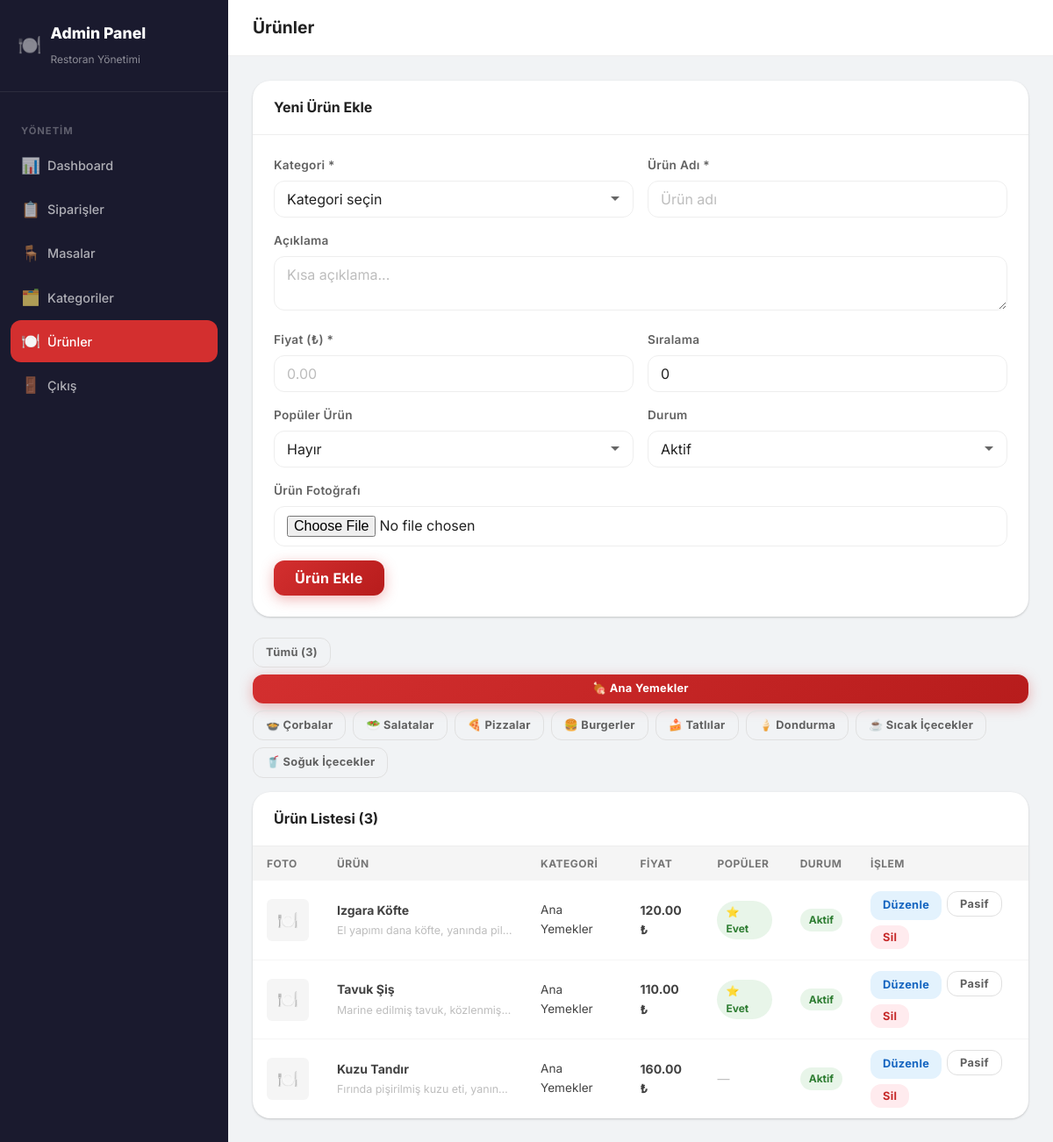
/admin/products.php?cat=1 (signed in), run on the app's committed database.
### tables this page shows
CREATE TABLE IF NOT EXISTS categories (
    id INT AUTO_INCREMENT PRIMARY KEY,
    name VARCHAR(100) NOT NULL,
    icon VARCHAR(50) DEFAULT '🍽️',
    sort_order INT DEFAULT 0,
    is_active TINYINT(1) DEFAULT 1,
    created_at TIMESTAMP DEFAULT CURRENT_TIMESTAMP
);

CREATE TABLE IF NOT EXISTS products (
    id INT AUTO_INCREMENT PRIMARY KEY,
    category_id INT NOT NULL,
    name VARCHAR(150) NOT NULL,
    description TEXT,
    price DECIMAL(10,2) NOT NULL,
    image VARCHAR(255) DEFAULT NULL,
    is_popular TINYINT(1) DEFAULT 0,
    is_active TINYINT(1) DEFAULT 1,
    sort_order INT DEFAULT 0,
    created_at TIMESTAMP DEFAULT CURRENT_TIMESTAMP,
    FOREIGN KEY (category_id) REFERENCES categories(id) ON DELETE CASCADE
);

### includes/config.php (called while the page is built, shortened)
<?php
function db() {
    static $pdo = null;
    if ($pdo === null) {
        try {
            $pdo = new PDO(
                'mysql:host=' . DB_HOST . ';dbname=' . DB_NAME . ';charset=utf8mb4',
                DB_USER,
                DB_PASS,
                [
                    PDO::ATTR_ERRMODE => PDO::ERRMODE_EXCEPTION,
                    PDO::ATTR_DEFAULT_FETCH_MODE => PDO::FETCH_ASSOC,
                    PDO::ATTR_EMULATE_PREPARES => false,
                ]
            );
        } catch (PDOException $e) {
            die(json_encode(['error' => 'Database connection failed: ' . $e->getMessage()]));
        }
    }
    return $pdo;
}
function sanitize($str) {
    return htmlspecialchars(trim($str), ENT_QUOTES, 'UTF-8');
}

### admin/products.php (the view, shortened to what this page needs)
<?php
require_once 'includes/auth.php';
$cats = db()->query('SELECT * FROM categories WHERE is_active = 1 ORDER BY sort_order ASC')->fetchAll();
$filter_cat = (int)($_GET['cat'] ?? 0);
if ($filter_cat) {
    $stmt = db()->prepare('SELECT p.*, c.name as cat_name FROM products p JOIN categories c ON c.id = p.category_id WHERE p.category_id = ? ORDER BY p.sort_order ASC, p.id ASC');
    $stmt->execute([$filter_cat]);
    $products = $stmt->fetchAll();
} else {
    $products = db()->query('SELECT p.*, c.name as cat_name FROM products p JOIN categories c ON c.id = p.category_id ORDER BY c.sort_order ASC, p.sort_order ASC, p.id ASC')->fetchAll();
}
$edit_prod = null;
?>
<!DOCTYPE html>
<html lang="tr">
<head>
  <link rel="stylesheet" href="../assets/css/style.css">
</head>
<body class="admin-body">
<div style="display:flex">
  <aside class="admin-sidebar" id="admin-sidebar">
    <div class="admin-sidebar-header">
      <div style="display:flex;align-items:center;gap:10px">
        <span style="font-size:22px">🍽️</span>
        <div><h2>Admin Panel</h2><span>Restoran Yönetimi</span></div>
      </div>
    </div>
  </aside>
  <main class="admin-main">
    <div class="admin-topbar">
      <div style="display:flex;align-items:center;gap:12px">
        <h1>Ürünler</h1>
      </div>
    </div>
    <div class="admin-content">
      <div class="admin-card" style="margin-bottom:24px">
        <div class="admin-card-header">
          <h2><?= $edit_prod ? 'Ürün Düzenle' : 'Yeni Ürün Ekle' ?></h2>
        </div>
        <div class="admin-card-body">
          <form method="POST" enctype="multipart/form-data" class="admin-form">
            <div class="form-row">
              <div class="form-group">
                <label>Kategori *</label>
                <select name="category_id" class="form-control" required>
                  <option value="">Kategori seçin</option>
                </select>
              </div>
              <div class="form-group">
                <label>Ürün Adı *</label>
                <input type="text" name="name" class="form-control" placeholder="Ürün adı" value="<?= sanitize($edit_prod['name'] ?? '') ?>" required>
              </div>
            </div>
            <div class="form-group">
              <label>Açıklama</label>
              <textarea name="description" class="form-control" rows="2" placeholder="Kısa açıklama..."><?= sanitize($edit_prod['description'] ?? '') ?></textarea>
            </div>
            <div class="form-row">
              <div class="form-group">
                <label>Fiyat (₺) *</label>
                <input type="text" name="price" class="form-control" placeholder="0.00" value="<?= $edit_prod ? number_format($edit_prod['price'], 2, '.', '') : '' ?>" required>
              </div>
              <div class="form-group">
                <label>Sıralama</label>
                <input type="number" name="sort_order" class="form-control" value="<?= (int)($edit_prod['sort_order'] ?? 0) ?>" min="0">
              </div>
            </div>
            <div class="form-row">
              <div class="form-group">
                <label>Popüler Ürün</label>
                <select name="is_popular" class="form-control">
                  <option value="0" <?= (($edit_prod['is_popular'] ?? 0) == 0 ? 'selected' : '') ?>>Hayır</option>
                </select>
              </div>
              <div class="form-group">
                <label>Durum</label>
                <select name="is_active" class="form-control">
                  <option value="1" <?= (($edit_prod['is_active'] ?? 1) == 1 ? 'selected' : '') ?>>Aktif</option>
                </select>
              </div>
            </div>
            <div class="form-group">
              <label>Ürün Fotoğrafı <?= $edit_prod ? '(değiştirmek için seçin)' : '' ?></label>
              <input type="file" name="image" class="form-control" accept="image/*">
            </div>
            <button type="submit" class="btn btn-primary" style="width:auto;padding:10px 24px">
              <?= $edit_prod ? 'Güncelle' : 'Ürün Ekle' ?>
            </button>
          </form>
        </div>
      </div>
      <div style="display:flex;gap:8px;margin-bottom:16px;flex-wrap:wrap">
        <a href="products.php" class="btn btn-sm <?= !$filter_cat ? 'btn-primary' : 'btn-outline' ?>">Tümü (<?= count($products) ?>)</a>
        <?php foreach ($cats as $c): ?>
        <a href="?cat=<?= $c['id'] ?>" class="btn btn-sm <?= $filter_cat == $c['id'] ? 'btn-primary' : 'btn-outline' ?>"><?= sanitize($c['icon']) ?> <?= sanitize($c['name']) ?></a>
        <?php endforeach; ?>
      </div>
      <div class="admin-card">
        <div class="admin-card-header"><h2>Ürün Listesi (<?= count($products) ?>)</h2></div>
        <div style="overflow-x:auto">
          <table class="data-table">
            <thead>
              <tr><th>Foto</th><th>Ürün</th><th>Kategori</th><th>Fiyat</th><th>Popüler</th><th>Durum</th><th>İşlem</th></tr>
            </thead>
            <tbody>
              <?php foreach ($products as $p): ?>
              <tr>
                <td>
                  <?php if ($p['image']): ?>
                  <img src="../assets/img/<?= sanitize($p['image']) ?>" style="width:48px;height:48px;object-fit:cover;border-radius:6px">
                  <?php else: ?>
                  <div style="width:48px;height:48px;background:var(--gray-100);border-radius:6px;display:flex;align-items:center;justify-content:center;font-size:1.2rem">🍽️</div>
                  <?php endif; ?>
                </td>
                <td>
                  <strong><?= sanitize($p['name']) ?></strong>
                  <?php if ($p['description']): ?>
                  <div style="font-size:0.78rem;color:var(--gray-400);margin-top:2px;max-width:200px;white-space:nowrap;overflow:hidden;text-overflow:ellipsis"><?= sanitize($p['description']) ?></div>
                  <?php endif; ?>
                </td>
                <td style="font-size:0.85rem"><?= sanitize($p['cat_name']) ?></td>
                <td><strong><?= number_format($p['price'], 2) ?> ₺</strong></td>
                <td><?= $p['is_popular'] ? '<span class="badge badge-ready">⭐ Evet</span>' : '<span style="color:var(--gray-400)">—</span>' ?></td>
                <td><span class="badge <?= $p['is_active'] ? 'badge-ready' : 'badge-completed' ?>"><?= $p['is_active'] ? 'Aktif' : 'Pasif' ?></span></td>
                <td>
                  <div class="action-btns">
                    <a href="?edit=<?= $p['id'] ?>" class="btn btn-sm btn-info">Düzenle</a>
                    <form method="POST" style="display:inline">
                      <button type="submit" class="btn btn-sm btn-outline"><?= $p['is_active'] ? 'Pasif' : 'Aktif' ?></button>
                    </form>
                    <form method="POST" style="display:inline" onsubmit="return confirm('Bu ürünü silmek istediğinizden emin misiniz?')">
                      <button type="submit" class="btn btn-sm btn-danger">Sil</button>
                    </form>
                  </div>
                </td>
              </tr>
              <?php endforeach; ?>
            </tbody>
          </table>
        </div>
      </div>
    </div>
  </main>
</div>
</body>
</html>

### data on the page
categories: icon "🍖", name "Ana Yemekler"
categories: icon "🍲", name "Çorbalar"
categories: icon "🥗", name "Salatalar"
categories: icon "🍕", name "Pizzalar"
categories: icon "🍔", name "Burgerler"
categories: icon "🍰", name "Tatlılar"
categories: icon "🍦", name "Dondurma"
categories: icon "☕", name "Sıcak İçecekler"
categories: icon "🥤", name "Soğuk İçecekler"
products: name "Izgara Köfte", description "El yapımı dana köfte, yanında pil…", category.name "Ana Yemekler", price "120.00", is_popular "⭐ Evet", is_active "Aktif"
products: name "Tavuk Şiş", description "Marine edilmiş tavuk, közlenmiş…", category.name "Ana Yemekler", price "110.00", is_popular "⭐ Evet", is_active "Aktif"
products: name "Kuzu Tandır", description "Fırında pişirilmiş kuzu eti, yanın…", category.name "Ana Yemekler", price "160.00", is_active "Aktif"

### other printed values
$item['icon'] "📊"
$item['label'] "Dashboard"
$item['icon'] "📋"
$item['label'] "Siparişler"
$item['icon'] "🪑"
$item['label'] "Masalar"
$item['icon'] "🗂️"
$item['label'] "Kategoriler"
$item['icon'] "🍽️"
$item['label'] "Ürünler"
$item['icon'] "🚪"
$item['label'] "Çıkış"
count($products) "3"
